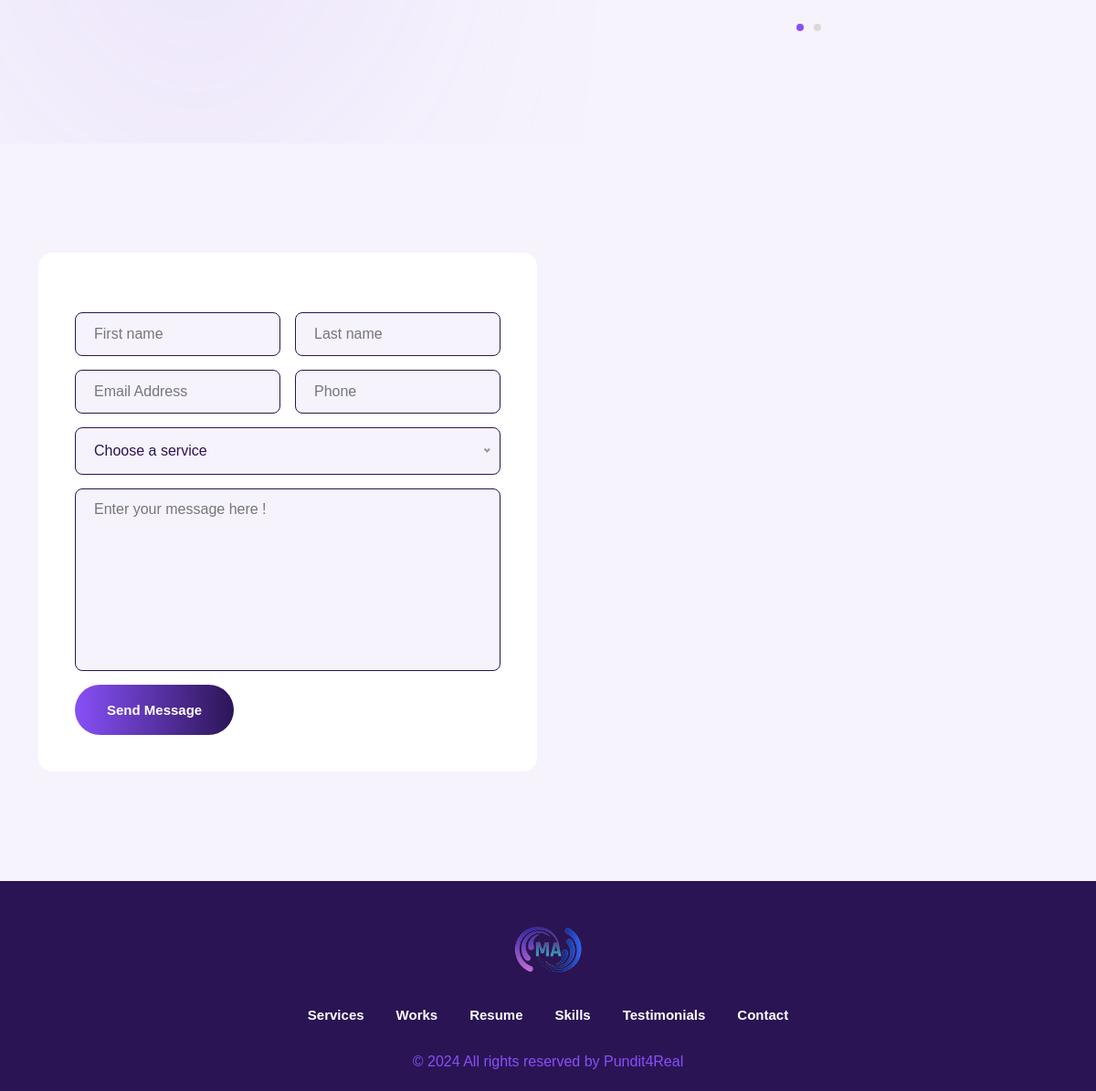
/ (lower part), run on an earlier commit of the app's database.
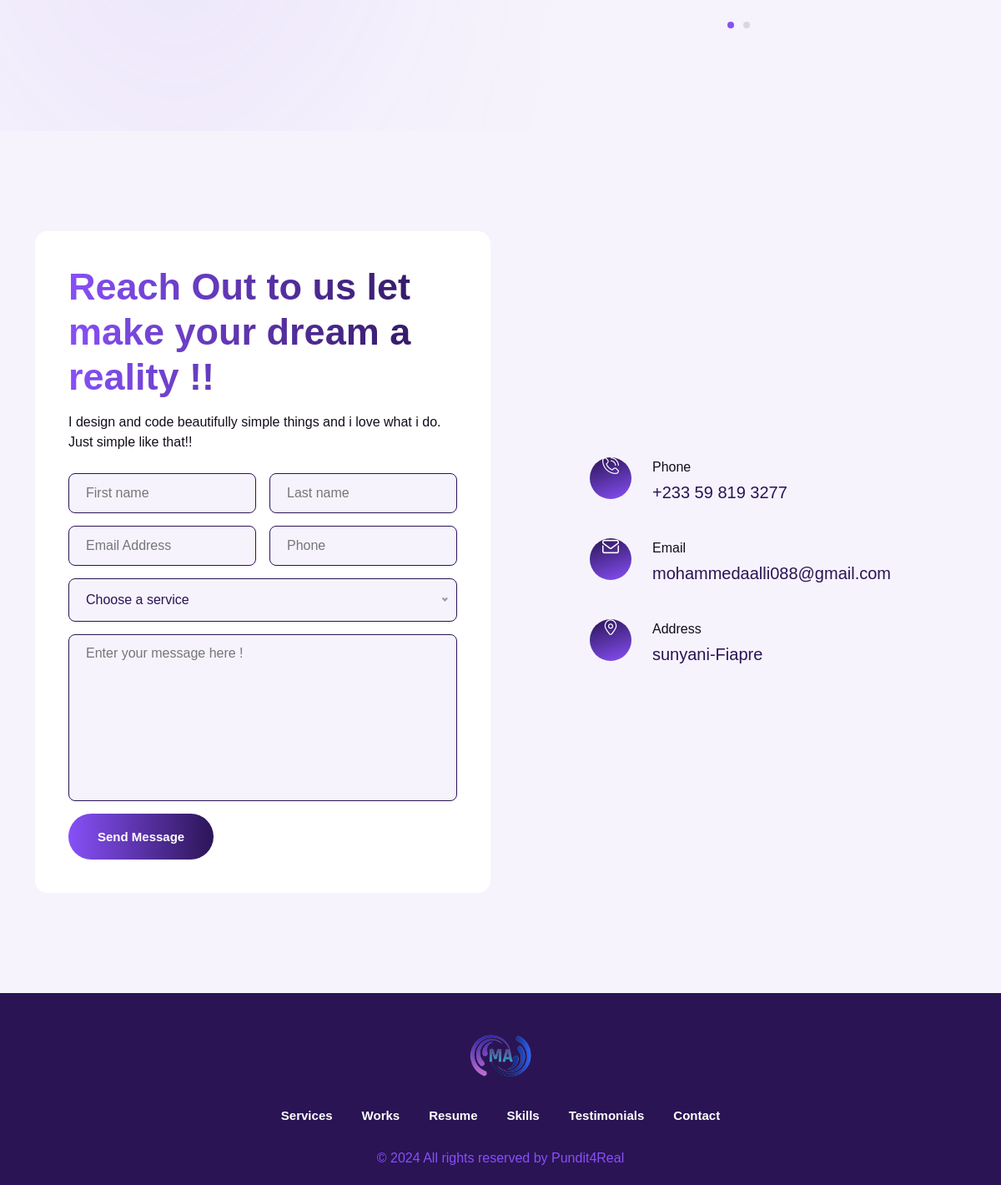
And on a later commit of the database.
### backend/models/hero.py (models this page shows, shortened)
class Hero(models.Model):
    title1 = models.CharField(max_length=200,default='')
    title2 = models.CharField(max_length=200,default='')
    sub_title = models.CharField(max_length=100,default='')
    logo      = models.ImageField(upload_to='logo',default='')
    favicon = models.ImageField(upload_to='favicon',default='')
    hero_image = models.ImageField(upload_to='hero')
    cv          = models.FileField(upload_to='cv',default='Cv.pdf')
    description = models.TextField(max_length=500,default='')
    years_exp = models.IntegerField(default=1)
    no_completed_proj = models.IntegerField(default=1)
    no_clients = models.DecimalField(max_digits=1000000,decimal_places=2,default=1)
    class Meta:
        verbose_name_plural = 'Hero'

### backend/models/contact.py (models this page shows, shortened)
class ContactUsHero(models.Model):
    title = models.CharField(max_length=200,default='')
    phone = models.CharField(max_length=50,default='')
    email = models.EmailField(default='')
    address = models.TextField(max_length=200,default='')
    desc = models.CharField(max_length=300,default='')
    class Meta:
        verbose_name_plural = 'Contact Us Hero'

### backend/views.py (the view)
# urls.py: path('', home, name='home'),
def home(request):
    contacthero = ContactUsHero.objects.all()
    form = ContactUsForm(request.POST)
    if request.method == 'POST':
        if form.is_valid():
            form.save()
            email_sender = EmailSender()
            email_sender.send_client_email(form.instance)
            success_flag = True
            print("Success Flag:", success_flag)
            return JsonResponse({'success': True})
        else:
            return JsonResponse({'success': False})
    else:
        form = ContactUsForm()
    heroes = Hero.objects.all()
    service_heroes = ServiceHero.objects.all()
    services = Services.objects.all()
    servicepopups = [(service, ServicePopUp.objects.filter(service_title=service).first()) for service in services]
    porfolio_hero = PortfolioHero.objects.all()
    portfolio_popups = PortfolioPopup.objects.all()
    categories = Category.objects.all()
    resumeHero = ResumeHero.objects.all()
    education = Education.objects.all()
    experience = Experience.objects.all()
    skillshero = SkillsHero.objects.all()
    skills = Skills.objects.all()
    testimonialhero = TestimonialHero.objects.all()
    testimonials = Testimonial.objects.all().order_by('-id')
    selected_category = request.GET.get('category')
    if selected_category:
        if selected_category == 'All':
            portfolio_items = PortfolioItem.objects.all()
        else:
            portfolio_items = PortfolioItem.objects.filter(category__name=selected_category)
    else:
        portfolio_items = PortfolioItem.objects.all()
    context = {
        'heroes': heroes,
        'service_heroes': service_heroes,
        'services': services,
        'servicepopups': servicepopups,
        'portfolio_items': portfolio_items,
        'porfolio_hero': porfolio_hero,
        'portfolio_popups': portfolio_popups,
        'categories': categories,
        'selected_category': selected_category,
        'resumeHero':resumeHero,
        'education':education,
        'experience':experience,
        'skillshero':skillshero,
        'skills':skills,
        'testimonialhero':testimonialhero,
        'testimonials':testimonials,
        'form': form,
        'contacthero':contacthero,
        'success_flag': success_flag if 'success_flag' in locals() else False,
    }
    return render(request, 'index.html', context)

### backend/models/projects.py (called while the page is built)
    def __str__(self):
        return self.name

### backend/models/services.py (called while the page is built)
    def __str__(self):
        return self.service_title

    def get_list(self):
        return self.Process_list.split(',') if self.Process_list else []

### backend/templatetags/custom_filters.py (called while the page is built)
@register.filter
def calculate_delay_resume(counter):
    return counter * 0.1 + 0.4

@register.filter
def skills(counter):
    return counter * 0.1 + 0.3

### templates/index.html (shortened to what this page needs)
﻿{% load static %}
{% load custom_filters %}
<!DOCTYPE html>
<html class="no-js" lang="en">
<head>
    <link rel="stylesheet" href="{% static 'assets/css/animate.min.css' %}">
    <link rel="stylesheet" href="{% static 'assets/css/bootstrap.min.css' %}">
    <link rel="stylesheet" href="{% static 'assets/css/font-awesome-pro.min.css' %}">
    <link rel="stylesheet" href="{% static 'assets/css/flaticon_gerold.css' %}">
    <link rel="stylesheet" href="{% static 'assets/css/nice-select.css' %}">
    <link rel="stylesheet" href="{% static 'assets/css/backToTop.css' %}">
    <link rel="stylesheet" href="{% static 'assets/css/owl.carousel.min.css' %}">
    <link rel="stylesheet" href="{% static 'assets/css/odometer-theme-default.css' %}">
    <link rel="stylesheet" href="{% static 'assets/css/magnific-popup.css' %}">
    <link rel="stylesheet" href="{% static 'assets/css/main.css' %}">
    <link rel="stylesheet" href="{% static 'assets/css/light-mode.css' %}">
    <link rel="stylesheet" href="{% static 'assets/css/responsive.css' %}">
</head>
<body class="light-mode">
    <main class="site-content" id="content">
        <section class="testimonial-section" id="testimonials-section">
            <div class="container">
                <div class="row">
                    <div class="col-lg-5">
                    </div>
                    <div class="col-lg-7 col-xl-6 offset-xl-1">
                        <div class="testimonials-widget wow fadeInRight" data-wow-delay=".5s">
                            <div class="owl-carousel testimonial-carousel">
                            </div>
                        </div>
                    </div>
                </div>
            </div>
        </section>
        <section class="contact-section" id="contact-section">
            <div class="container">
                <div class="row">
                    <div class="col-lg-6 col-md-7 order-2 order-md-1">
                        <div class="contact-form-box wow fadeInLeft" data-wow-delay=".3s">
                            <div class="section-header">
                                {% for cH in contacthero %}
                                <h2 class="section-title">{{cH.title}}</h2>
                                <p>{{cH.desc}}</p>
                                {% endfor %}
                            </div>
                            <div class="tj-contact-form">
                                <form id="contact-form" method="POST" action="{% url 'home' %}">
                                    <div class="row gx-3">
                                        <div class="col-sm-6">
                                            <div class="form_group">
                                                {{form.first_name}}
                                            </div>
                                        </div>
                                        <div class="col-sm-6">
                                            <div class="form_group">
                                               {{form.last_name}}
                                            </div>
                                        </div>
                                        <div class="col-sm-6">
                                            <div class="form_group">
                                                {{form.email}}
                                            </div>
                                        </div>
                                        <div class="col-sm-6">
                                            <div class="form_group">
                                               {{form.phone}}
                                            </div>
                                        </div>
                                        <div class="col-12">
                                        </div>
                                        <div class="col-12">
                                            <div class="form_group">
                                                {{form.message}}
                                            </div>
                                        </div>
                                        <div class="col-12">
                                            <div class="form_btn">
                                                <button type="submit" class="btn tj-btn-primary" data-bs-toggle="modal" >Send Message</button>
                                            </div>
                                        </div>
                                    </div>
                                </form>
                            </div>
                        </div>
                    </div>
                    <div class="col-lg-5 offset-lg-1 col-md-5  d-flex flex-wrap align-items-center  order-1 order-md-2">
                        <div class="contact-info-list">
                            {% for cH in contacthero %}
                            <ul class="ul-reset">
                                <li class="d-flex flex-wrap align-items-center position-relative wow fadeInRight" data-wow-delay=".4s">
                                    <div class="icon-box">
                                        <i class="flaticon-phone-call"></i>
                                    </div>
                                    <div class="text-box">
                                        <p>Phone</p>
                                        <a href="tel:0123456789">{{cH.phone}}</a>
                                    </div>
                                </li>
                                <li class="d-flex flex-wrap align-items-center position-relative wow fadeInRight" data-wow-delay=".5s">
                                    <div class="icon-box">
                                        <i class="flaticon-mail-inbox-app"></i>
                                    </div>
                                    <div class="text-box">
                                        <p>Email</p>
                                        <a href="mailto:mohammedaalli088@gmail.com">{{cH.email}}</a>
                                    </div>
                                </li>
                                <li class="d-flex flex-wrap align-items-center position-relative wow fadeInRight" data-wow-delay=".6s">
                                    <div class="icon-box">
                                        <i class="flaticon-location"></i>
                                    </div>
                                    <div class="text-box">
                                        <p>Address</p>
                                        <a href="#">{{cH.address}}</a>
                                    </div>
                                </li>
                            </ul>
                            {% endfor %}
                        </div>
                    </div>
                </div>
            </div>
        </section>
    </main>
    <footer class="tj-footer-area">
        <div class="container">
            <div class="row">
                <div class="col-md-12 text-center">
                    {% for hero in heroes %}
                    <div class="footer-logo-box">
                        <a href="#"><img src="{{hero.logo.url}}" alt=""></a>
                    </div>
                    {% endfor %}
                    <div class="footer-menu">
                        <nav>
                            <ul>
                                <li><a href="#services-section">Services</a></li>
                                <li><a href="#works-section">Works</a></li>
                                <li><a href="#resume-section">Resume</a></li>
                                <li><a href="#skills-section">Skills</a></li>
                                <li><a href="#testimonials-section">Testimonials</a></li>
                                <li><a href="#contact-section">Contact</a></li>
                            </ul>
                        </nav>
                    </div>
                    <div class="copy-text">
                        <p>&copy; 2024 All rights reserved by <a href="#" target="_blank">Pundit4Real</a></p>
                    </div>
                </div>
            </div>
        </div>
    </footer>
</body>
</html>

### static/assets/css/light-mode.css (style rules this page uses)
body.light-mode { background: var(--tj-white); color: var(--tj-theme-accent-2); }
.light-mode .section-header .section-title { background: var(--tj-theme-primary); background: -webkit-gradient( linear, left top, right top, from(var(--tj-theme-primary)), to(var(--tj-theme-secondary)) ); background: -o-linear-gradient( left, var(--tj-theme-primary) 0%, var(--tj-theme-secondary) 100% ); background: linear-gradient( to right, var(--tj-theme-primary) 0%, var(--tj-theme-secondary) 100% ); -webkit-background-clip: text; -webkit-text-fill-color: transparent; }
.light-mode .testimonial-section { background: var(--tj-off-white); }
.light-mode .contact-section { background: var(--tj-off-white); }
.light-mode .contact-form-box { background: var(--tj-white); }
.light-mode .form_group select, .light-mode .form_group .nice-select, .light-mode .form_group input:not([type="submit"]):not([type="radio"]):not([type="checkbox"]), .light-mode .form_group textarea { background: var(--tj-off-white); border: 1px solid var(--tj-theme-secondary); color: var(--tj-theme-secondary); }
.light-mode .contact-info-list .icon-box i { color: var(--tj-white); }
.light-mode .contact-info-list .text-box a { color: var(--tj-theme-secondary); }
.light-mode .tj-footer-area { background: var(--tj-theme-secondary); }

What changed in the data, as far as the page shows it:
added ContactUsHero: title "Reach Out to us let make your dream a reality !!", desc "I design and code beautifully simple things and i love what i do. Just simple like that!!", phone "+233 59 819 3277", email "mohammedaalli088@gmail.com", address "sunyani-Fiapre"
